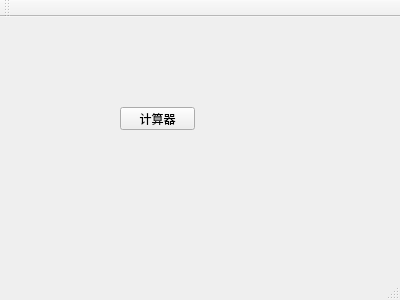
<?xml version="1.0" encoding="UTF-8"?>
<ui version="4.0">
 <class>MainWindow</class>
 <widget class="QMainWindow" name="MainWindow">
  <property name="geometry">
   <rect>
    <x>0</x>
    <y>0</y>
    <width>400</width>
    <height>300</height>
   </rect>
  </property>
  <property name="windowTitle">
   <string>MainWindow</string>
  </property>
  <widget class="QWidget" name="centralWidget">
   <widget class="QPushButton" name="pushButton">
    <property name="geometry">
     <rect>
      <x>120</x>
      <y>90</y>
      <width>75</width>
      <height>23</height>
     </rect>
    </property>
    <property name="text">
     <string>计算器</string>
    </property>
   </widget>
  </widget>
  <widget class="QMenuBar" name="menuBar">
   <property name="geometry">
    <rect>
     <x>0</x>
     <y>0</y>
     <width>400</width>
     <height>23</height>
    </rect>
   </property>
  </widget>
  <widget class="QToolBar" name="mainToolBar">
   <attribute name="toolBarArea">
    <enum>TopToolBarArea</enum>
   </attribute>
   <attribute name="toolBarBreak">
    <bool>false</bool>
   </attribute>
  </widget>
  <widget class="QStatusBar" name="statusBar"/>
 </widget>
 <layoutdefault spacing="6" margin="11"/>
 <resources/>
 <connections/>
</ui>
